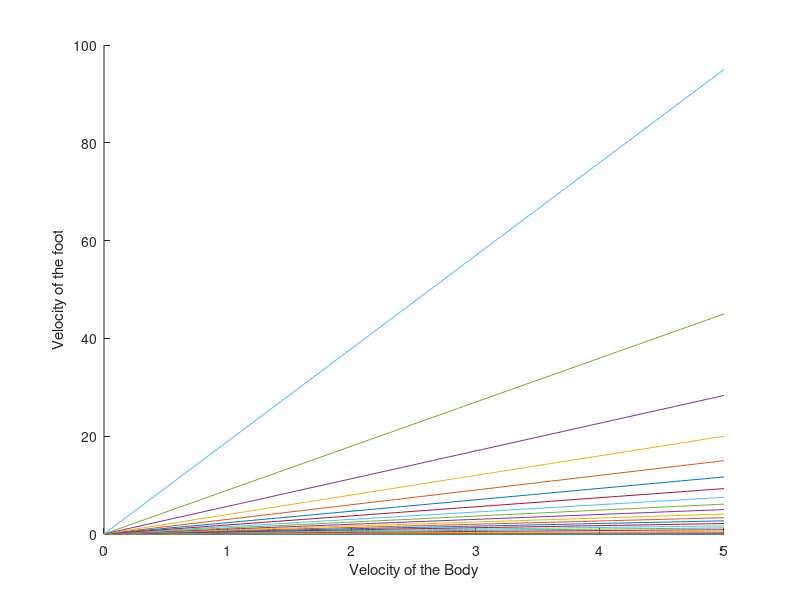

This figure's MATLAB source:
% taking values at 0.01
function question2
for beta = 0:0.05:1
    v_t = [0:0.05:5]
    u_t = (beta/(1-beta))*v_t;
    hold on
    plot(v_t,u_t)
    xlabel('Velocity of the Body')
    ylabel('Velocity of the foot')

end